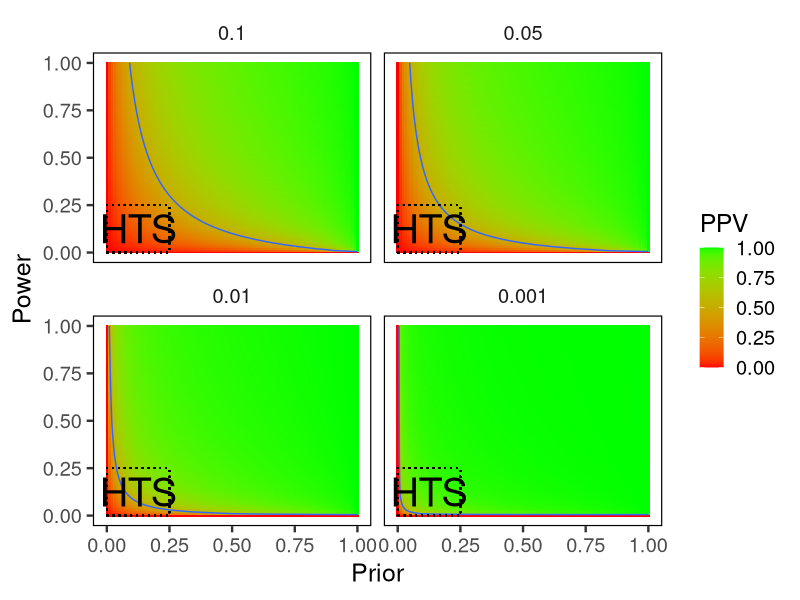

The R script that drew this image:
############################################################################
# Bioramble
# A closer look at the fisherman's dilemma
# by Jesse Lipp
# Aug 7, 2015
############################################################################

# --------------------------------------------------------------------------
# Set up environment
# --------------------------------------------------------------------------
# clean-up
rm(list = ls())

# load libraries (install if needed)
if (!require(ggplot2)) {
  install.packages("ggplot2")
}
if (!require(reshape2)) {
  install.packages("reshape2")
}

# --------------------------------------------------------------------------
# prepare data
# --------------------------------------------------------------------------
# function implementing formula to calculate positive predictive value (PPV)
calc_ppv <- function(prior, power, alpha) {
  power * prior / (power * prior + alpha * (1 - prior))
}
# establish domain to calculate PPV
prior <- seq(0, 1, length.out = 100)
power <- seq(0, 1, length.out = 100)
# four commonly used alphas in high-throughput screening to calculate PPV contour
alpha <- c(0.1, 0.05, 0.01, 0.001)
# set up grid to calculate all combinations of prior and power
grid <- expand.grid(list(prior = prior, power = power))
# calculate PPV for all combinations of prior and power for all levels of alpha
ppv <- mapply(calc_ppv, grid$prior,  grid$power, MoreArgs = list(alpha = alpha))
# correct 0-division
ppv[is.na(ppv)] <- 0
# combine data into single data frame
rownames(ppv) <- alpha
grid <- cbind(grid, t(ppv))
# create long form for plotting with ggplot2
grid <- melt(grid,
             id = c("prior", "power"),
             value.name = "PPV",
             variable.name = "alpha")

# plot PPV contours as facets
ggplot(grid, aes(x = prior, y = power, fill = PPV)) +
  # color gradient from green to red
  geom_tile() + 
  scale_fill_gradient(low = "red", high = "green") +
  # contour line at PPV = 0.5
  stat_contour(aes(z = PPV), breaks = 0.5) +
  # facets
  facet_wrap(~ alpha, ncol = 2) +
  # rectangle specifying the region of most high-throughput screens
  geom_rect(xmin = 0, xmax = 0.25, ymin = 0, ymax = 0.25, fill = NA, color = "black", linetype = 3) + 
  annotate("text", label = "HTS", x = 0.125, y = 0.125, size = 10) +
  # labeling
  xlab("Prior") + ylab("Power") +
  # theme tweaking
  theme_bw(base_size = 18) +
  theme(panel.grid.major = element_blank(),
        panel.grid.minor = element_blank(),
        strip.background = element_blank(),
        panel.border = element_rect(color = "black"))
